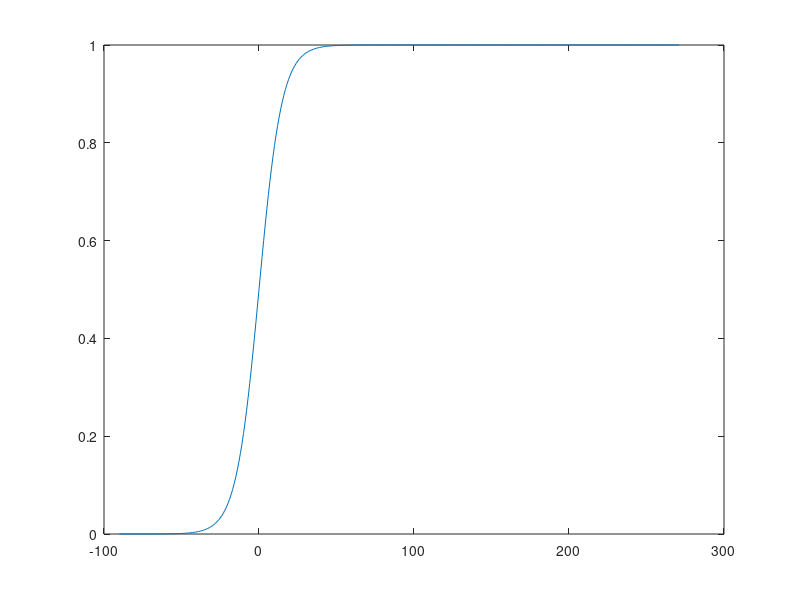

This figure's MATLAB source:
% setup workspace
clear; close all; clc;

% add path to sinc quadrature source code
pathtosrc = '../src/';
addpath(pathtosrc);

% define test problem
f = @(x)(1-x)^(-.9)*exp(2*x); %1./x.^(0.7); %2*x*1i + 2;
correct_answer = 10/3;
t0 = 0;
t = 1;

alpha = 3;
beta = 1;

M = 90;
N = floor(abs(alpha/beta*M + 1));
d = pi/2;
h = sqrt(pi*d/(alpha*M));%pi*sqrt(beta./(alpha*M));

% nodes and weights for (0,1)
% ukh = @(k,h) exp(k.*h)./(exp(k.*h) + 1);
% phiprime = @(u) 1./(u.*(1-u));

% nodes and weights for (a,b)
ukh = @(k,h,a,b)(b*exp(k.*h)+a)./(exp(k.*h) + 1);
phiprime = @(u,a,b) (b-a)./((u-a)*(b-u));

% nodes and weights for (0,inf)
% ukh = @(k,h) log(exp(k*h) + sqrt(exp(2*k*h) + 1));
% phiprime = @(u) 1./(tanh(u));

T = 0;
nodes = [];
for kk = -M:1:N
    T = T + h.*f(ukh(kk,h,t0,t))./phiprime(ukh(kk,h,t0,t),t0,t);
    nodes = [nodes, ukh(kk,h,t0,t)];
end

figure()
plot(-M:1:N,nodes)

fprintf('T = %4.4f, Correct Answer = %4.4f\n', T, correct_answer);
fprintf('\t M = %i, N = %i, h = %4.2f\n', M, N, h)

rmpath(pathtosrc);